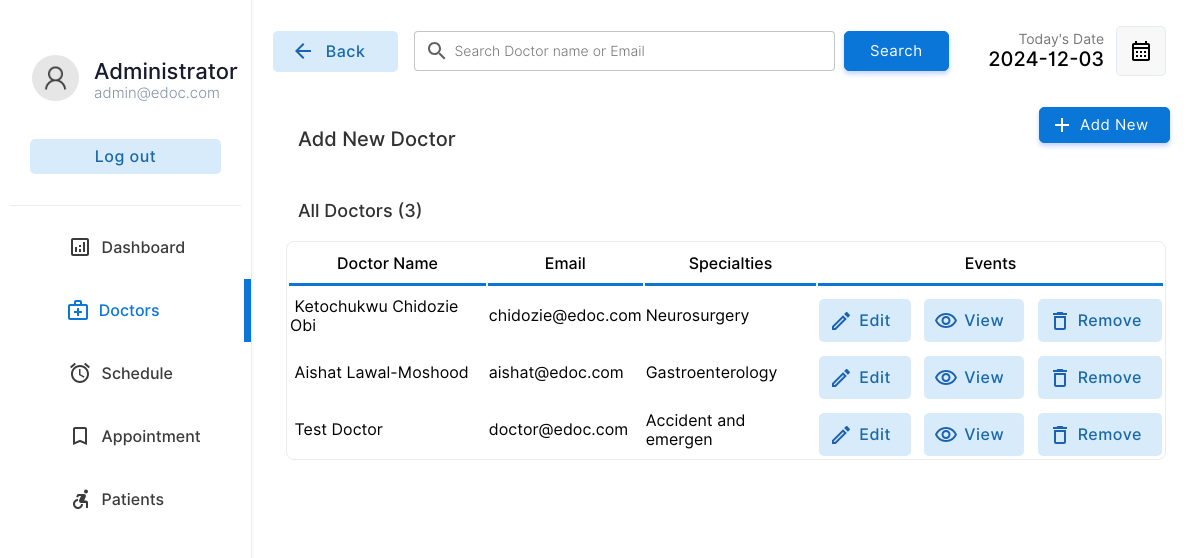
The app's page /doctor/doctors.php (signed in) with its own data.
### tables this page shows
CREATE TABLE `doctor` (
  `docid` int(11) NOT NULL,
  `docemail` varchar(255) DEFAULT NULL,
  `docname` varchar(255) DEFAULT NULL,
  `docpassword` varchar(255) DEFAULT NULL,
  `docnic` varchar(15) DEFAULT NULL,
  `doctel` varchar(15) DEFAULT NULL,
  `specialties` int(2) DEFAULT NULL
);

CREATE TABLE `specialties` (
  `id` int(2) NOT NULL,
  `sname` varchar(50) DEFAULT NULL
);

### doctor/doctors.php (the view, shortened to what this page needs)
<!DOCTYPE html>
<html lang="en">
<head>
    <link rel="stylesheet" href="../css/animations.css">
    <link rel="stylesheet" href="../css/main.css">
    <link rel="stylesheet" href="../css/admin.css">
</head>
<body>
    <?php
    include("../connection.php");
    ?>
    <div class="container">
        <div class="menu">
            <table class="menu-container" border="0">
                <tr>
                    <td style="padding:10px" colspan="2">
                        <table border="0" class="profile-container">
                            <tr>
                                <td width="30%" style="padding-left:20px" >
                                    <img src="../img/user.png" alt="" width="100%" style="border-radius:50%">
                                </td>
                                <td style="padding:0px;margin:0px;">
                                    <p class="profile-title">Administrator</p>
                                    <p class="profile-subtitle">admin@edoc.com</p>
                                </td>
                            </tr>
                            <tr>
                                <td colspan="2">
                                <a href="../logout.php" ><input type="button" value="Log out" class="logout-btn btn-primary-soft btn"></a>
                                </td>
                            </tr>
                    </table>
                    </td>
                </tr>
                <tr class="menu-row" >
                    <td class="menu-btn menu-icon-dashbord" >
                        <a href="index.php" class="non-style-link-menu"><div><p class="menu-text">Dashboard</p></a></div></a>
                <tr class="menu-row">
                    <td class="menu-btn menu-icon-doctor menu-active menu-icon-doctor-active">
                        <a href="doctors.php" class="non-style-link-menu non-style-link-menu-active"><div><p class="menu-text">Doctors</p></a></div>
                <tr class="menu-row" >
                    <td class="menu-btn menu-icon-schedule">
                        <a href="schedule.php" class="non-style-link-menu"><div><p class="menu-text">Schedule</p></div></a>
                    </td>
                </tr>
                <tr class="menu-row">
                    <td class="menu-btn menu-icon-appoinment">
                        <a href="appointment.php" class="non-style-link-menu"><div><p class="menu-text">Appointment</p></a></div>
                    </td>
                </tr>
                <tr class="menu-row" >
                    <td class="menu-btn menu-icon-patient">
                        <a href="patient.php" class="non-style-link-menu"><div><p class="menu-text">Patients</p></a></div>
                    </td>
                </tr>
        <div class="dash-body">
            <table border="0" width="100%" style=" border-spacing: 0;margin:0;padding:0;margin-top:25px; ">
                <tr >
                    <td width="13%">
                        <a href="doctors.php" ><button  class="login-btn btn-primary-soft btn btn-icon-back"  style="padding-top:11px;padding-bottom:11px;margin-left:20px;width:125px"><font class="tn-in-text">Back</font></button></a>
                    </td>
                    <td>
                        <form action="" method="post" class="header-search">
                            <input type="search" name="search" class="input-text header-searchbar" placeholder="Search Doctor name or Email" list="doctors">&nbsp;&nbsp;
                            <?php
                                $list11 = $database->query("select  docname,docemail from  doctor;");
?>
                            <input type="Submit" value="Search" class="login-btn btn-primary btn" style="padding-left: 25px;padding-right: 25px;padding-top: 10px;padding-bottom: 10px;">
                        </form>
                    </td>
                    <td width="15%">
                        <p style="font-size: 14px;color: rgb(119, 119, 119);padding: 0;margin: 0;text-align: right;">
                            Today's Date
                        </p>
                        <p class="heading-sub12" style="padding: 0;margin: 0;">
                            <?php
                        $date = date('Y-m-d');
                        echo $date;
                        ?>
                        </p>
                    </td>
                    <td width="10%">
                        <button  class="btn-label"  style="display: flex;justify-content: center;align-items: center;"><img src="../img/calendar.svg" width="100%"></button>
                    </td>
                </tr>
                <tr >
                    <td colspan="2" style="padding-top:30px;">
                        <p class="heading-main12" style="margin-left: 45px;font-size:20px;color:rgb(49, 49, 49)">Add New Doctor</p>
                    </td>
                    <td colspan="2">
                        <a href="?action=add&id=none&error=0" class="non-style-link"><button  class="login-btn btn-primary btn button-icon"  style="display: flex;justify-content: center;align-items: center;margin-left:75px;background-image: url('../img/icons/add.svg');">Add New</font></button>
                            </a></td>
                </tr>
                <tr>
                    <td colspan="4" style="padding-top:10px;">
                        <p class="heading-main12" style="margin-left: 45px;font-size:18px;color:rgb(49, 49, 49)">All Doctors (<?php echo $list11->num_rows; ?>)</p>
                    </td>
                </tr>
                <?php
                    if($_POST){
                        $keyword=$_POST["search"];
                        $sqlmain= "select * from doctor where docemail='$keyword' or docname='$keyword' or docname like '$keyword%' or docname like '%$keyword' or docname like '%$keyword%'";
                    }else{
                        $sqlmain= "select * from doctor order by docid desc";
                    }
                ?>
                <tr>
                   <td colspan="4">
                       <center>
                        <div class="abc scroll">
                        <table width="93%" class="sub-table scrolldown" border="0">
                        <thead>
                        <tr>
                                <th class="table-headin">
                                Doctor Name
                                </th>
                                <th class="table-headin">
                                    Email
                                </th>
                                <th class="table-headin">
                                    Specialties
                                </th>
                                <th class="table-headin">
                                    Events
                                </tr>
                        </thead>
                        <tbody>
                            <?php
                                $result= $database->query($sqlmain);
                                if($result->num_rows==0){
                                    echo '<tr>
                                    <td colspan="4">
                                    <br><br><br><br>
                                    <center>
                                    <img src="../img/notfound.svg" width="25%">
                                    <br>
                                    <p class="heading-main12" style="margin-left: 45px;font-size:20px;color:rgb(49, 49, 49)">We  couldnt find anything related to your keywords !</p>
                                    <a class="non-style-link" href="doctors.php"><button  class="login-btn btn-primary-soft btn"  style="display: flex;justify-content: center;align-items: center;margin-left:20px;">&nbsp; Show all Doctors &nbsp;</font></button>
                                    </a>
                                    </center>
                                    <br><br><br><br>
                                    </td>
                                    </tr>';
                                }
                                else{
                                for ( $x=0; $x<$result->num_rows;$x++){
                                    $row=$result->fetch_assoc();
                                    $docid=$row["docid"];
                                    $name=$row["docname"];
                                    $email=$row["docemail"];
                                    $spe=$row["specialties"];
                                    $spcil_res= $database->query("select sname from specialties where id='$spe'");
                                    $spcil_array= $spcil_res->fetch_assoc();
                                    $spcil_name=$spcil_array["sname"];
                                    echo '<tr>
                                        <td> &nbsp;'.
                                        substr($name,0,30)
                                        .'</td>
                                        <td>
                                        '.substr($email,0,20).'
                                        </td>
                                        <td>
                                            '.substr($spcil_name,0,20).'
                                        </td>
                                        <td>
                                        <div style="display:flex;justify-content: center;">
                                        <a href="?action=edit&id='.$docid.'&error=0" class="non-style-link"><button  class="btn-primary-soft btn button-icon btn-edit"  style="padding-left: 40px;padding-top: 12px;padding-bottom: 12px;margin-top: 10px;"><font class="tn-in-text">Edit</font></button></a>
                                        &nbsp;&nbsp;&nbsp;
                                        <a href="?action=view&id='.$docid.'" class="non-style-link"><button  class="btn-primary-soft btn button-icon btn-view"  style="padding-left: 40px;padding-top: 12px;padding-bottom: 12px;margin-top: 10px;"><font class="tn-in-text">View</font></button></a>
                                       &nbsp;&nbsp;&nbsp;
                                       <a href="?action=drop&id='.$docid.'&name='.$name.'" class="non-style-link"><button  class="btn-primary-soft btn button-icon btn-delete"  style="padding-left: 40px;padding-top: 12px;padding-bottom: 12px;margin-top: 10px;"><font class="tn-in-text">Remove</font></button></a>
                                        </div>
                                        </td>
                                    </tr>';
                                }
                            }
                            ?>
                            </tbody>
                        </table>
                        </div>
                        </center>
                   </td>
                </tr>
            </table>
        </div>
</body>
</html>

### css/main.css (style rules this page uses)
:root { --primarycolor: #0A76D8; --primarycolorhover: #006dd3; --btnice:#D8EBFA; --btnnicetext:#1b62b3; }
body { margin: 0; padding: 0; border-spacing: 0; font-family: 'Inter', sans-serif; }
.input-text { border-radius: 4px; border: 0.5px solid rgb(226, 226, 226); padding: 10px; width: 92%; transition: 0.2s; outline: none; }
.input-text { border: 1px solid #e9ecef; font-size: 14px; line-height: 26px; background-color: #fff; display: block; width: 100%; padding: .375rem .75rem; font-weight: 300; line-height: 1.5; color: #212529; background-color: #fff; background-clip: padding-box; -webkit-appearance: none; -moz-appearance: none; appearance: none; border-radius: .25rem; transition: border-color .15s ease-in-out,box-shadow .15s ease-in-out; }
.input-text::placeholder { font-family: 'Inter', sans-serif; }
.btn { cursor: pointer; padding: 8px 20px; outline: none; text-decoration: none; font-size: 15px; letter-spacing: 0.5px; transition: all 0.3s; border-radius: 5px; font-family: 'Inter', sans-serif; }
.btn-primary { background-color: var(--primarycolor) ; border: 1px solid var(--primarycolor) ; color: #fff ; box-shadow: 0 3px 5px 0 rgba(57,108,240,0.3); }
.btn-primary-soft { background-color: #D8EBFA ; color: #1969AA; font-weight: 500; font-size: 16px; border: none; }
.non-style-link:link, .non-style-link:visited, .non-style-link:hover, .non-style-link:active { text-decoration: none; color: rgb(43, 43, 43); }
.btn-label { margin-left: 10px; padding: 12px 12px; outline: none; text-decoration: none; font-size: 15px; letter-spacing: 0.5px; transition: all 0.3s; border-radius: 5px; background-color: #f0f0f073; border: 1px solid rgba(57,108,240,0.1) ; font-family: 'Inter', sans-serif; }
.sub-table { border: 1px solid #ebebeb; border-radius: 8px; }
.table-headin { font-size: 16px; font-weight: 500; padding: 10px; border-bottom: 3px solid var(--primarycolor); }
.abc { width: 100%; height: 550px; overflow: auto; }
input[type=search] { background-image: url('../img/search.svg'); background-position: 10px 50%; background-repeat: no-repeat; transition: 0.5s; padding: 8px 20px 8px 40px; }
.button-icon { background-position: 10px 50%; background-repeat: no-repeat; transition: 0.5s; padding: 8px 20px 8px 40px; }
.menu-btn { padding:6px; color: #3b3b3b; background-position: 30% 50%; background-repeat: no-repeat; transition: 0.5s; }
.menu-text { padding-left: 40%; font-weight: 500; font-size: 16px; }
.menu-active { color: var(--primarycolor); border-right: 7px solid var(--primarycolor); background-color: var(); }
.non-style-link-menu:link, .non-style-link-menu:visited, .non-style-link-menu:active { text-decoration: none; color: #3b3b3b; }
.non-style-link-menu-active:link, .non-style-link-menu-active:visited, .non-style-link-menu-active:active { text-decoration: none; color: var(--primarycolor); }
.menu-icon-dashbord { background-image: url('../img/icons/dashboard.svg'); }
.menu-icon-doctor { background-image: url('../img/icons/doctors.svg'); }
.menu-icon-schedule { background-image: url('../img/icons/schedule.svg'); }
.menu-icon-appoinment { background-image: url('../img/icons/book.svg'); }
.menu-icon-patient { background-image: url('../img/icons/patients.svg'); }
.menu-icon-doctor:hover,.menu-icon-doctor-active { color: var(--primarycolor); background-image: url('../img/icons/doctors-hover.svg'); }
.btn-icon-back { background-image: url('../img/icons/back-iceblue.svg'); background-position: 18px 50%; background-repeat: no-repeat; transition: 0.5s; padding: 8px 20px 8px 40px; }
.btn-edit { background-image: url('../img/icons/edit-iceblue.svg'); }
.btn-view { background-image: url('../img/icons/view-iceblue.svg'); }
.btn-delete { background-image: url('../img/icons/delete-iceblue.svg'); }

### doctor/doctors.php (style rules this page uses)
.sub-table { animation: transitionIn-Y-bottom 0.5s; }

### records on screen
doctor: docname "Ketochukwu Chidozie Obi", docemail "chidozie@edoc.com", specialties.sname "Neurosurgery"
doctor: docname "Aishat Lawal-Moshood", docemail "aishat@edoc.com", specialties.sname "Gastroenterology"
doctor: docname "Test Doctor", docemail "doctor@edoc.com", specialties.sname "Accident and emergen"

### other values on screen
$list11->num_rows "3"
